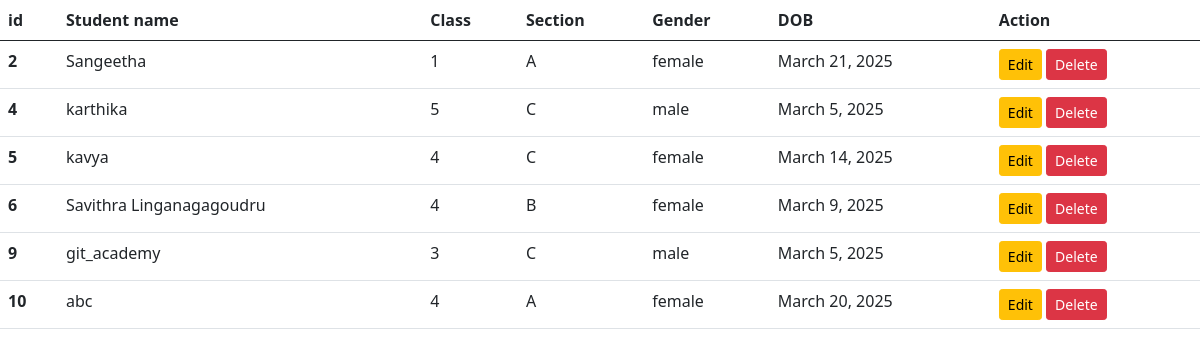
Screenshot of /student/student_list/ with the database file from the repository.
### student/models.py (models this page shows)
class Student(models.Model):
    sname = models.CharField(max_length=100)
    sclass = models.CharField(max_length=10)
    ssection = models.CharField(max_length=10)
    sgender = models.CharField(max_length=10)
    sdob = models.DateField()

### student/views.py (the view)
# urls.py: path('student_list/', student_list, name='student_list'),
def student_list(request):
    Students = Student.objects.all()
    return render(request, 'students/student_list.html', {'Students': Students})

### student/templates/students/student_list.html (shortened to what this page needs)
<!doctype html>
<html lang="en">
  <head>
    <link href="https://cdn.jsdelivr.net/npm/bootstrap@5.0.2/dist/css/bootstrap.min.css" rel="stylesheet">
  </head>
  <body>
    <table class="table">
        <thead>
          <tr>
            <th scope="col">id</th>
            <th scope="col">Student name</th>
            <th scope="col">Class</th>
            <th scope="col">Section</th>
            <th scope="col">Gender</th>
            <th scope="col">DOB</th>
            <th scope="col">Action</th>
          </tr>
        </thead>
        <tbody>
        {% for stu in Students %}
          <tr>
            <th scope="row">{{ stu.id }}</th>
            <td>{{ stu.sname }}</td>
            <td>{{ stu.sclass }}</td>
            <td>{{ stu.ssection }}</td>
            <td>{{ stu.sgender }}</td>
            <td>{{ stu.sdob }}</td>
            <td>
                <a href="{% url 'student_update' stu.id %}" class="btn btn-warning btn-sm">Edit</a>
                <a href="{% url 'student_delete' stu.id %}" class="btn btn-danger btn-sm">Delete</a>
            </td>
          </tr>
          {% endfor %}
        </tbody>
      </table>
  </body>
</html>

### rows the page displays
Student: id "2", sname "Sangeetha", sclass "1", ssection "A", sgender "female", sdob "March 21, 2025"
Student: id "4", sname "karthika", sclass "5", ssection "C", sgender "male", sdob "March 5, 2025"
Student: id "5", sname "kavya", sclass "4", ssection "C", sgender "female", sdob "March 14, 2025"
Student: id "6", sname "Savithra Linganagagoudru", sclass "4", ssection "B", sgender "female", sdob "March 9, 2025"
Student: id "9", sname "git_academy", sclass "3", ssection "C", sgender "male", sdob "March 5, 2025"
Student: id "10", sname "abc", sclass "4", ssection "A", sgender "female", sdob "March 20, 2025"
